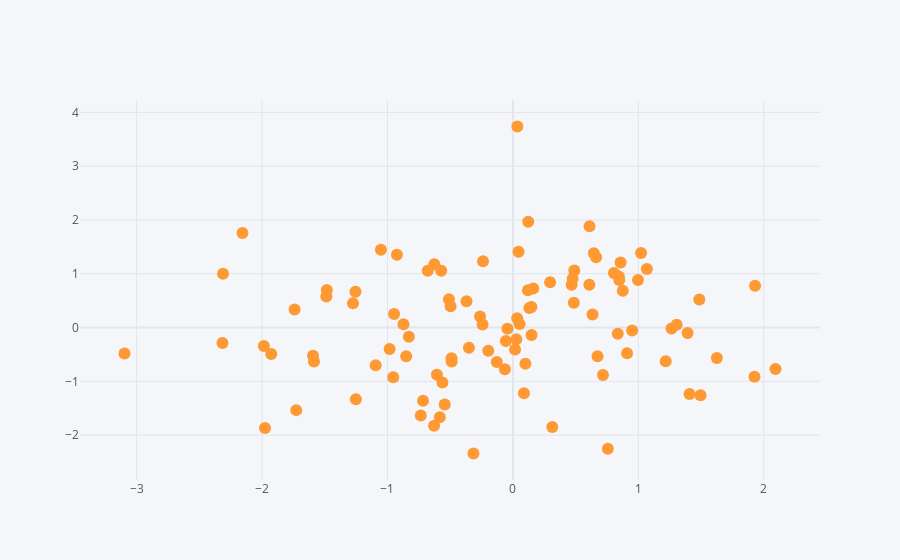

Here is the notebook cell this chart was saved with:
### Code cell
df.iplot(kind='scatter', x='A', y='B', mode="markers")
